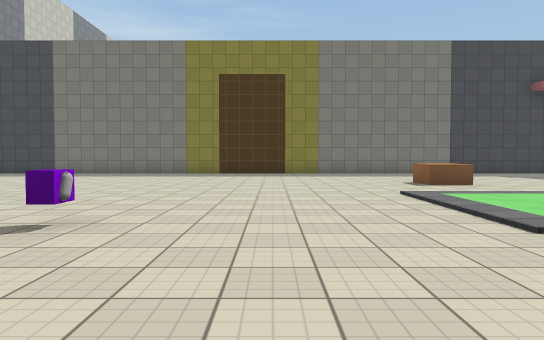
view 1 (above)

18 first-person views from a walk through a scene from a Unity 3-D project. The camera is 1.3 m above the floor, tilts 2° down and sees 70° across. The floor is counted in squares, 2 m on a side. Each view is taken from the middle of a square. On the plan, view 1 faces up. The plan holds only what a view shows up to about 11 squares ahead; the rest is blank. The place goes on beyond the plan. The player character is not drawn. Some animated figures are left out. Surface patterns are stand-ins for the level's own textures.

view 2
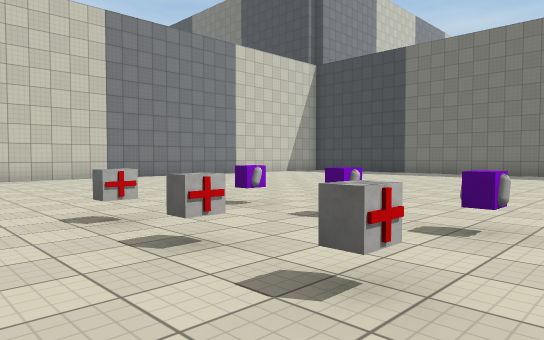

view 3
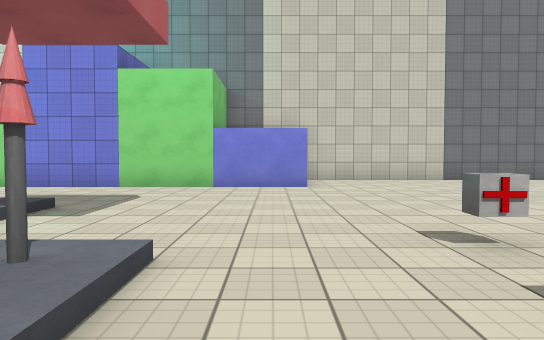

view 4
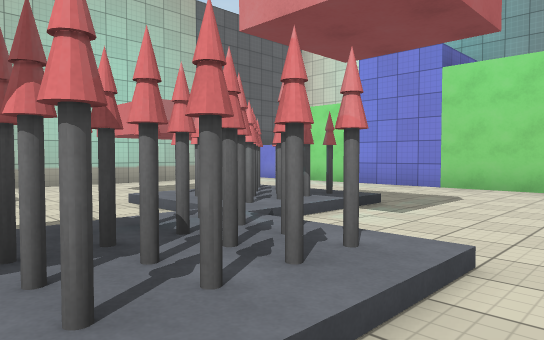

view 5
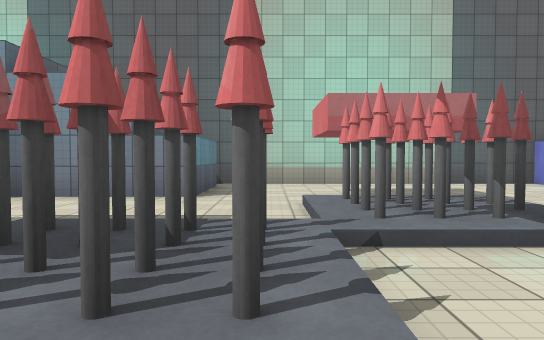

view 6
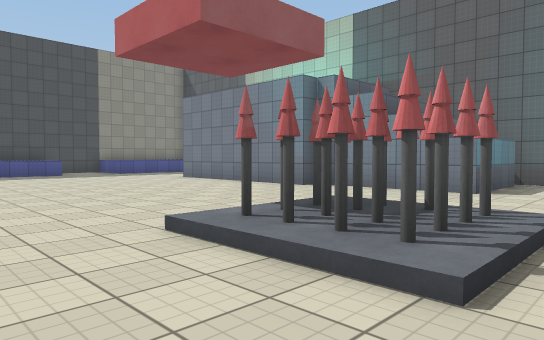

view 7
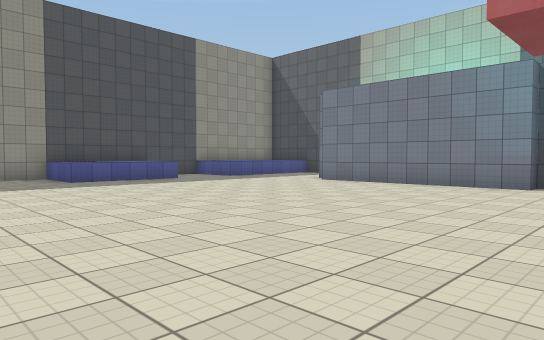

view 8
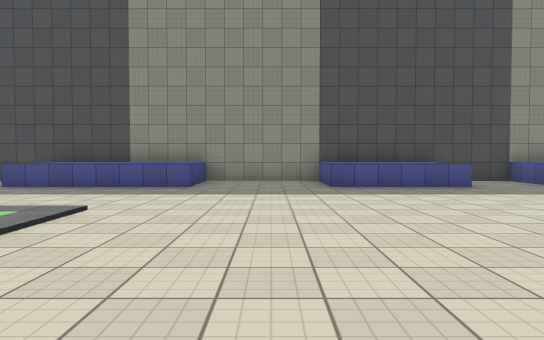

view 9
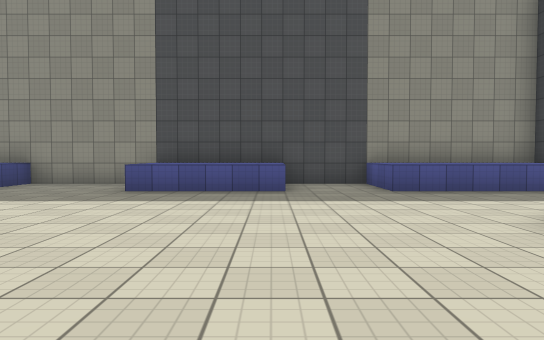

view 10
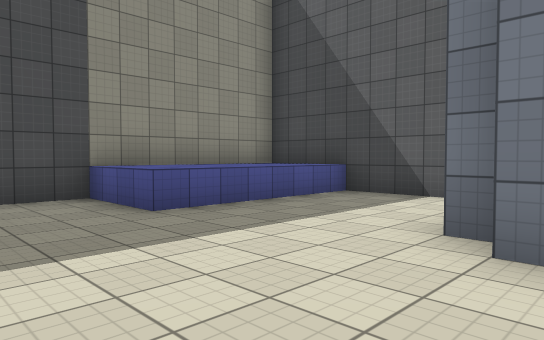

view 11
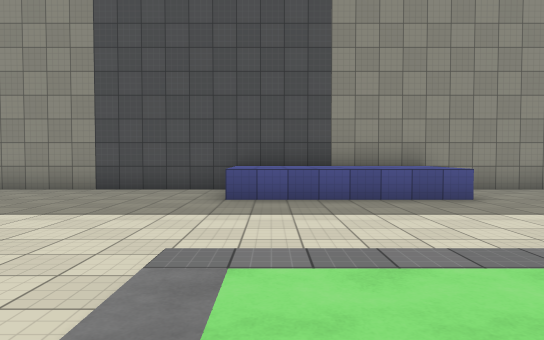

view 12
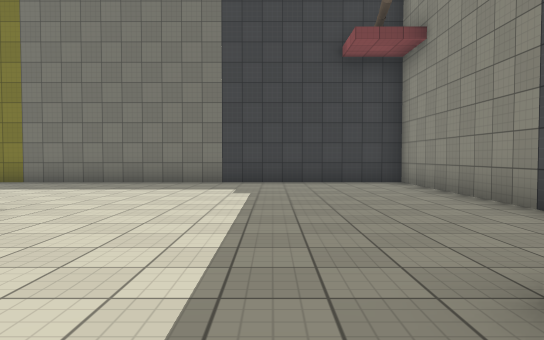

view 13
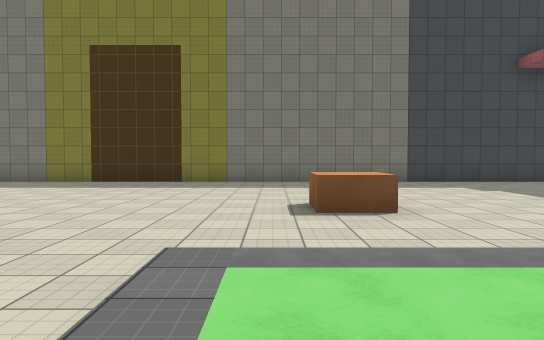

view 14
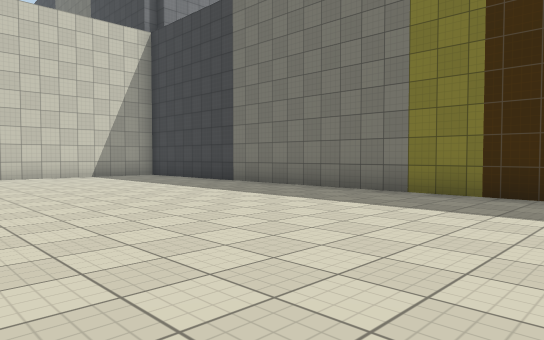

view 15
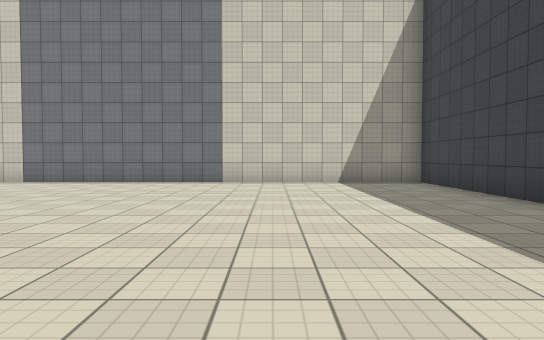

view 16
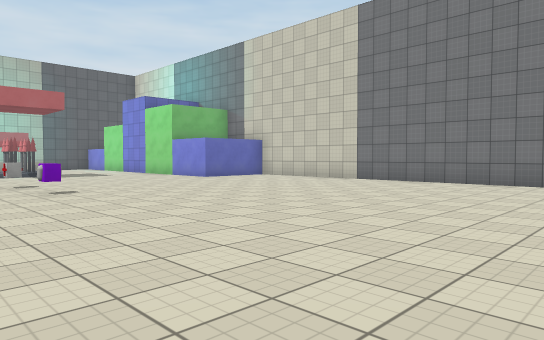

view 17
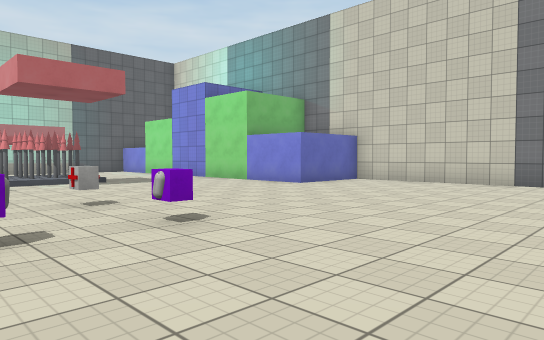

view 18
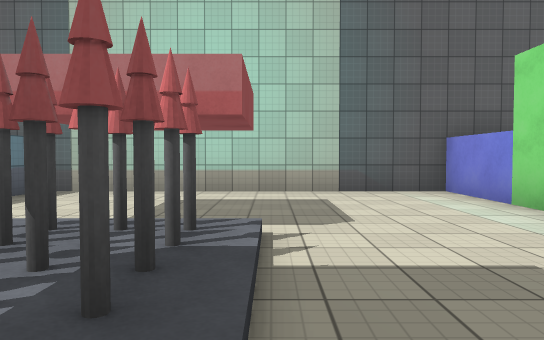

### Floor plan
Key: @ floor where view 1 was taken; # wall or solid block; . floor; / step, stairs or slope; = window, fence, low wall or low ledge; ^ raised ledge; O other object.
Columns run from 13 left of view 1 to 12 right of it. Each row starts with its distance up from view 1.
 15 ##########################
 14 #........................#
 13 #........................#
 12 #........................#
 11 #........................#
 10 #........................#
  9 #........................#
  8 #........................#
  7 #........................#
  6 #......................^^
  5 #......................^^
  4 #.......O.OO...........^^
  3 #......................^=#
  2 #.......O.OO.............#
  1 #........................#
  0 ###..........@...........#
 -1   #......##/...........^^
 -2   #......##/...........^^
 -3   #....####/...........^=#
 -4   #....##................#
 -5   #....##................#
 -6   #...........#####....^^
 -7   #........####   ##...^^
 -8   #........#        ...^^
 -9   #........         ...^#
-10   #########         ###

Where each view was taken, in squares from view 1:
view 1: 0 up, 0 right, facing up
view 2: 0 up, 1 left, facing up-left
view 3: 0 up, 2 left, facing left
view 4: 0 up, 2 left, facing down-left
view 5: 0 up, 4 left, facing down
view 6: 1 up, 5 left, facing down-right
view 7: 3 up, 1 left, facing down-right
view 8: 1 up, 1 right, facing right
view 9: 3 down, 2 right, facing right
view 10: 3 down, 5 right, facing down-right
view 11: 6 up, 3 right, facing right
view 12: 5 up, 8 right, facing up
view 13: 4 up, 3 right, facing up
view 14: 8 up, 0 right, facing up-left
view 15: 11 up, 3 left, facing left
view 16: 11 up, 3 left, facing down-left
view 17: 7 up, 3 left, facing down-left
view 18: 2 down, 7 left, facing down
